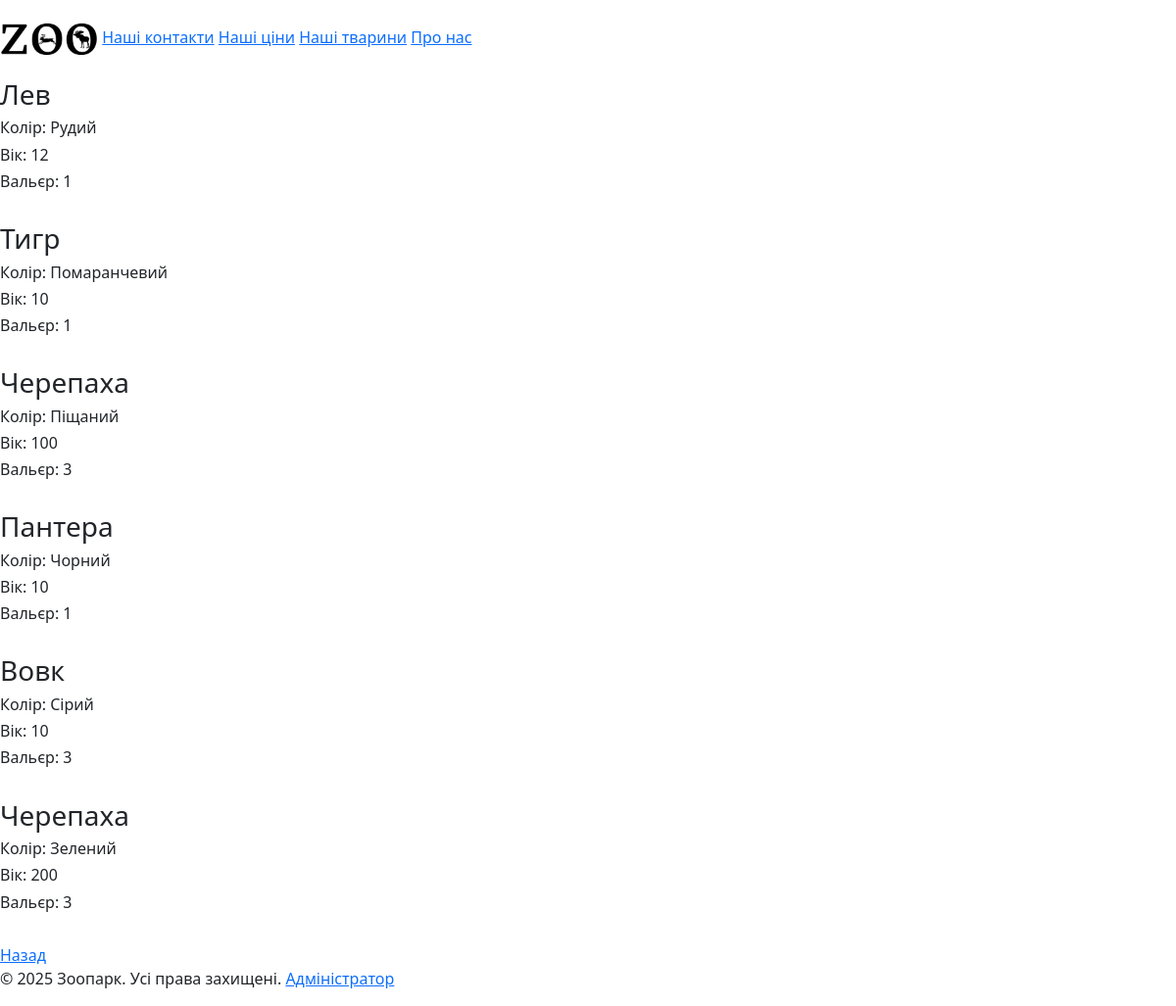
The page /animals on the database as committed earlier.
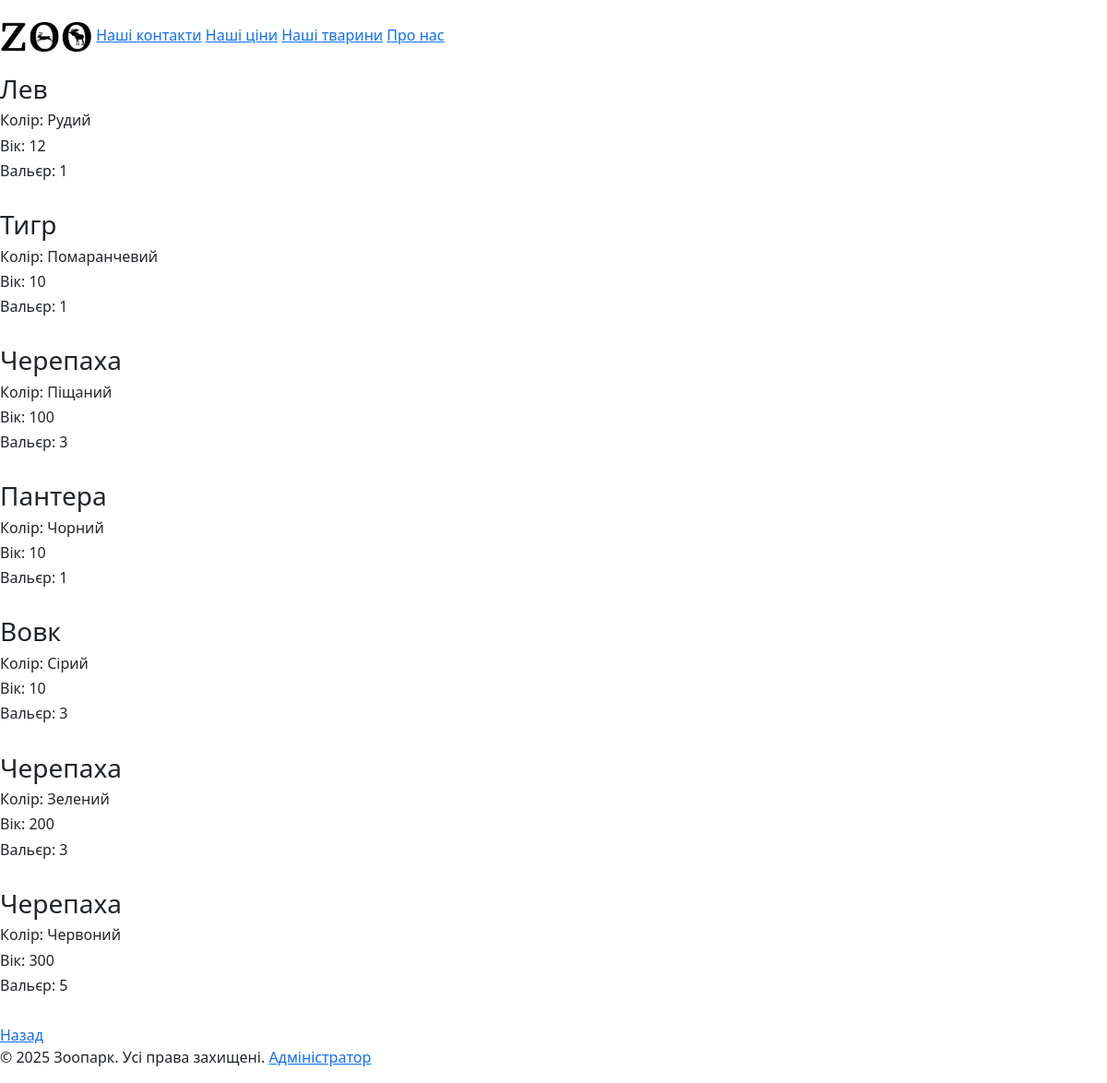
The same page on the database as committed later.
### main/models.py (models this page shows, shortened)
class Animal(models.Model):
    id = models.IntegerField("№", primary_key=True)
    type = models.CharField("Вид", max_length=20)
    color = models.CharField("Колір", max_length=20)
    age = models.IntegerField("Вік")
    zone = models.IntegerField("Зона")

### main/views.py (the view)
# urls.py: path('animals', views.show_animals, name="animals_u")
def show_animals(request):
    all_animals = Animal.objects.all()
    count_of_animals = len(all_animals)
    return render(request, "main/animals.html", {'animals':all_animals, "count":count_of_animals})

### main/templates/main/animals.html (shortened to what this page needs)
{% extends "layout.html" %}
{% block content %}
    {% if count == 0 %}
    <h5>Нажаль тварини відсутні</h5>
    {% else %}
        {% for i in animals %}
            <h3>{{ i.type }}</h3>
            <h6>Колір:  {{ i.color }}</h6>
            <h6>Вік:    {{ i.age }}</h6>
            <h6>Вальєр: {{ i.zone }}</h6>
            <br>
        {% endfor %}
    {% endif %}
    <a href="..">Назад</a><br>
{% endblock %}

Rows that differ between the two databases and show on the page:
added Animal: type "Черепаха", color "Червоний", age "300", zone "5"
